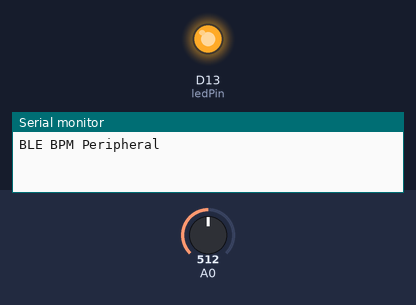
Bench run of a sketch on a simulated Arduino Nano 33 IoT. On the bench: output pins drawn as LEDs (lit = HIGH), the last lines printed to the serial monitor. The test bench sets the inputs (shaded band); at power-on: A0 = 512. Nothing arrives over Bluetooth unless stated; a phone connects over Bluetooth LE 3 s after start.

Above: at 1.2 s.
1.3 s: A0 set to 72
4.3 s: A0 set to 62
At 5.7 s:
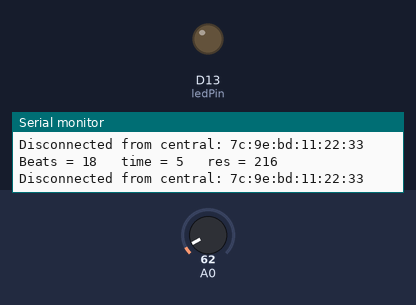
6.0 s: A0 set to 122
At 7.2 s:
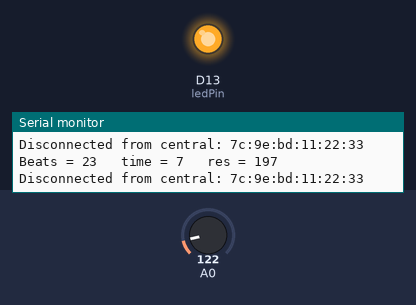
7.5 s: A0 set to 57
At 8.6 s:
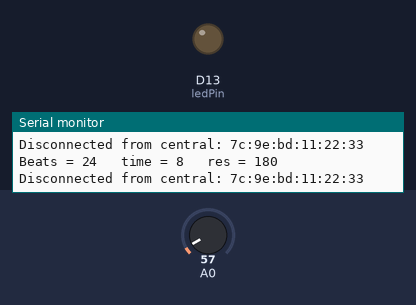
Timing chart, 0 to 10.0 s (numbered marks = the images above; inputs shaded):
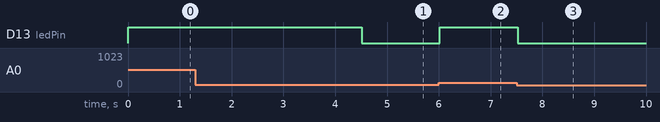

Measured:
- the behaviour switches between 68 and 67 on A0 (found by bisection; images 0 and 1)
- after the input at 4.3 s, D13 (ledPin): HIGH → LOW after 0.21 s
- after the input at 6.0 s, D13 (ledPin): LOW → HIGH at once
- after the input at 7.5 s, D13 (ledPin): HIGH → LOW at once

The sketch:

ble_periferial.ino
```cpp
#include <ArduinoBLE.h>
#include <PulseSensorPlayground.h>     // Includes the PulseSensorPlayground Library.

BLEService bpmService("19B10000-E8F2-537E-4F6C-D104768A1214"); // Bluetooth® Low Energy BPM Service
BLEIntCharacteristic bpmCharacteristic("19B10001-E8F2-537E-4F6C-D104768A1214", BLERead);// Bluetooth® Low Energy BPM Characteristic - custom 128-bit UUID, read and writable by central

const int ledPin = LED_BUILTIN; // pin to use for the LED
const int PulseWire = 0;       // PulseSensor PURPLE WIRE connected to ANALOG PIN 0
const int LED = LED_BUILTIN;          // The on-board Arduino LED, close to PIN 13.
int Threshold = 67;
//PulseSensorPlayground pulseSensor;

void setup() {
  Serial.begin(115200);
  //while (!Serial);
    // begin initialization
  if (!BLE.begin()) {
    Serial.println("starting Bluetooth® Low Energy module failed!");

    while (1);
  }


  // set LED pin to output mode
  pinMode(ledPin, OUTPUT);

  // set advertised local name and service UUID:
  BLE.setLocalName("BPM");
  BLE.setAdvertisedService(bpmService);
  bpmService.addCharacteristic(bpmCharacteristic);
  BLE.addService(bpmService);
  bpmCharacteristic.writeValue(0);
  BLE.advertise();
  Serial.println("BLE BPM Peripheral");
  // pulseSensor.analogInput(PulseWire);
  // pulseSensor.blinkOnPulse(LED);       //auto-magically blink Arduino's LED with heartbeat.
  // pulseSensor.setThreshold(Threshold);
  // if (pulseSensor.begin()) {
  //   Serial.println("We created a pulseSensor Object !");  //This prints one time at Arduino power-up,  or on Arduino reset.
  // }
}
int beats = 0, Signal = 0;
void loop() {

  Signal = analogRead(PulseWire);  // Read the PulseSensor's value.


   if(Signal > Threshold){
      beats++;
      digitalWrite(LED,HIGH);
      delay(150);                          // If the signal is above "550", then "turn-on" Arduino's on-Board LED.
   } else {
     digitalWrite(LED,LOW);                //  Else, the sigal must be below "550", so "turn-off" this LED.
   }
  // listen for Bluetooth® Low Energy peripherals to connect:
  BLEDevice central = BLE.central();

  // if a central is connected to peripheral:
  if (central) {
    int time = millis()/1000;
    int BPS = beats*60/time;

    Serial.print("Beats = ");
    Serial.print(beats);
    Serial.print("   time = ");
    Serial.print(time);
    Serial.print("   res = ");
    Serial.println(BPS);
    bpmCharacteristic.writeValue(BPS);
    // when the central disconnects, print it out:
    Serial.print(F("Disconnected from central: "));
    Serial.println(central.address());
  }
  delay(100);
}
```
